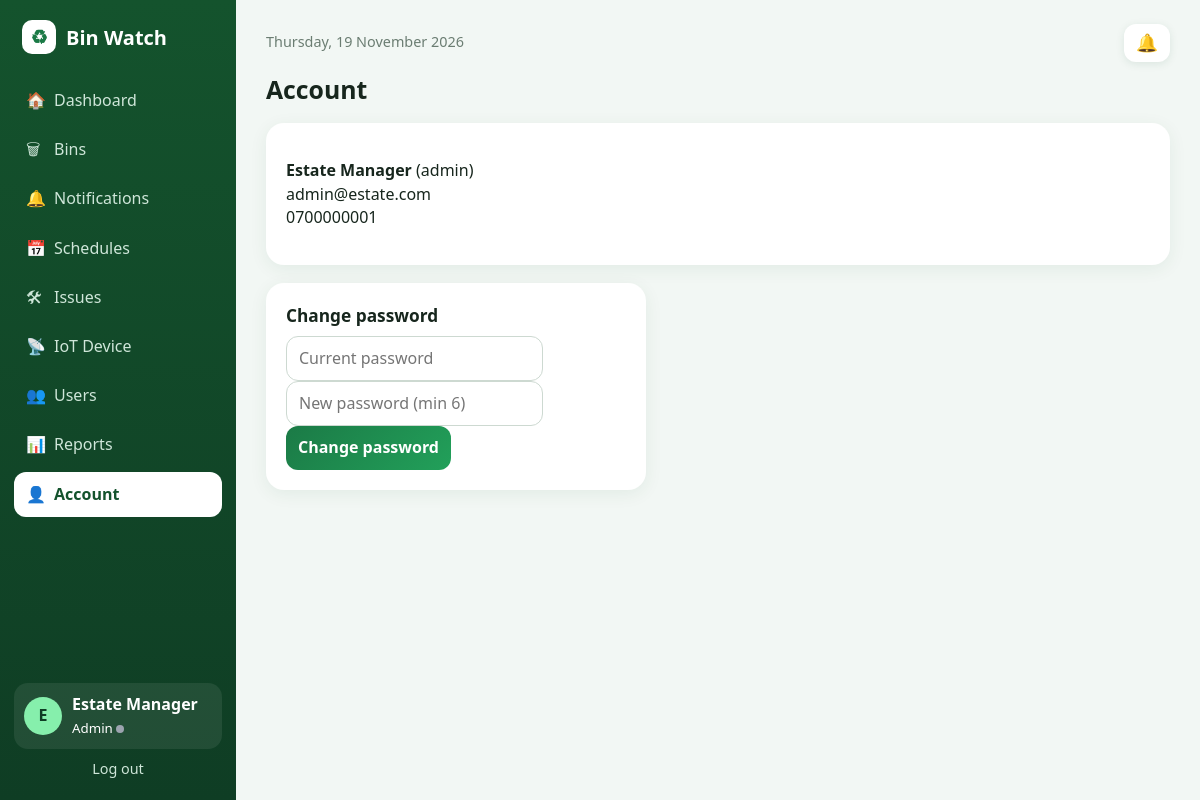
The app's page /account.php (signed in) with its own data.
### tables this page shows
CREATE TABLE users (
  id INT AUTO_INCREMENT PRIMARY KEY,
  name VARCHAR(100) NOT NULL,
  email VARCHAR(120) NOT NULL UNIQUE,
  phone VARCHAR(30) NOT NULL DEFAULT '',
  unit VARCHAR(30) NOT NULL DEFAULT '',
  role ENUM('admin','resident','collector') NOT NULL,
  password_hash VARCHAR(255) NOT NULL,
  created_at DATETIME NOT NULL DEFAULT CURRENT_TIMESTAMP
);

### config.php (called while the page is built, shortened)
<?php
function db() {
    static $pdo = null;
    if (!$pdo) {
        try {
            $pdo = new PDO('mysql:host=' . DB_HOST . ';port=' . DB_PORT . ';dbname=' . DB_NAME . ';charset=utf8mb4',
                DB_USER, DB_PASS, [PDO::ATTR_ERRMODE => PDO::ERRMODE_EXCEPTION, PDO::ATTR_DEFAULT_FETCH_MODE => PDO::FETCH_ASSOC]);
            $pdo->exec("SET time_zone = '+03:00'");
        } catch (PDOException $ex) {
            die('Database connection failed. Is MySQL running in XAMPP and did you import database.sql in phpMyAdmin? (' . htmlspecialchars($ex->getMessage()) . ')');
        }
    }
    return $pdo;
}
function e($s) { return htmlspecialchars((string)$s, ENT_QUOTES, 'UTF-8'); }
function user() { return isset($_SESSION['user']) ? $_SESSION['user'] : null; }
function notif_state($uid) {
    $st = db()->prepare("SELECT COALESCE(MAX(id),0) m, SUM(status='unread') u FROM notifications WHERE user_id=?");
    $st->execute([$uid]);
    $r = $st->fetch();
    return [(int)$r['m'], (int)$r['u']];
}

### account.php (the view, shortened to what this page needs)
<?php
require __DIR__ . '/layout.php';
$u = require_role();
$pdo = db();
$st = $pdo->prepare('SELECT * FROM users WHERE id=?');
$st->execute([$u['id']]);
$me = $st->fetch();
page_start('Account', 'account.php');
?>
<h1>Account</h1>
<div class="card"><p><b><?= e($me['name']) ?></b> (<?= e($me['role']) ?>)<br><?= e($me['email']) ?><br><?= e($me['phone']) ?> <?= $me['unit'] ? ' - Unit ' . e($me['unit']) : '' ?></p></div>
<form method="post" class="card" style="max-width:380px"><h2>Change password</h2><?= csrf() ?>
  <input type="password" name="current" placeholder="Current password" required>
  <input type="password" name="new" placeholder="New password (min 6)" required>
  <button>Change password</button></form>
<?php page_end();

### layout.php (shortened to what this page needs)
<?php
require_once __DIR__ . '/config.php';
function page_start($title, $active = '', $live = false) {
    $u = user();
    $notif = 0; $unread = 0;
    if ($u) list($notif, $unread) = notif_state($u['id']);
    echo '<!DOCTYPE html><html lang="en"><head><meta charset="UTF-8"><meta name="viewport" content="width=device-width, initial-scale=1">';
    echo '<title>' . e($title) . ' - Bin Watch</title><link rel="stylesheet" href="style.css"></head>';
    echo '<body data-live="' . ($live ? 1 : 0) . '" data-notif="' . $notif . '">';
    if ($u) {
        $nav = [['dashboard.php', '&#127968;', 'Dashboard']];
        if ($u['role'] === 'admin') $nav[] = ['bins.php', '&#128465;', 'Bins'];
        $nav[] = ['alerts.php', '&#128276;', 'Notifications'];
        $nav[] = ['schedules.php', '&#128197;', 'Schedules'];
        if ($u['role'] === 'admin') { $nav[] = ['issues.php', '&#128736;', 'Issues']; $nav[] = ['device.php', '&#128225;', 'IoT Device']; $nav[] = ['users.php', '&#128101;', 'Users']; $nav[] = ['reports.php', '&#128202;', 'Reports']; }
        $nav[] = ['account.php', '&#128100;', 'Account'];
        echo '<div class="shell"><aside><div class="brand"><span class="logo">&#9851;</span> Bin Watch</div><nav>';
        foreach ($nav as $n) {
            $badge = '';
            if ($n[0] === 'alerts.php') $badge = ' <span class="badge unread-count"' . ($unread ? '' : ' hidden') . '>' . $unread . '</span>';
            echo '<a href="' . $n[0] . '" class="' . ($n[0] === $active ? 'on' : '') . '"><span><i class="ico">' . $n[1] . '</i>' . $n[2] . '</span>' . $badge . '</a>';
        }
        echo '</nav><div class="me"><div class="avatar">' . e(strtoupper(substr($u['name'], 0, 1))) . '</div><div><b>' . e($u['name']) . '</b><br><small>' . e(ucfirst($u['role'])) . ' <span id="live" class="live" title="Live updates"></span></small></div></div>';
        echo '<a class="logout" href="logout.php">Log out</a></aside><main><div class="topbar"><span class="muted">' . date('l, j F Y') . '</span><a class="bell" href="alerts.php" title="Notifications">&#128276;<span class="badge unread-count"' . ($unread ? '' : ' hidden') . '>' . $unread . '</span></a></div>';
    }
}
function page_end() {
    echo user() ? '</main></div>' : '</main></div>';
    echo '<script src="app.js"></script></body></html>';
}

### style.css (style rules this page uses)
:root { --g9:#0f3d24;--g7:#14532d;--g6:#1b7a46;--g5:#22a05a;--bg:#f2f7f4;--ink:#17261d;--muted:#6b7d72;--line:#e4ece7;--red:#ef4444;--amber:#f59e0b }
* { box-sizing:border-box }
body { margin:0;font-family:"Segoe UI",system-ui,-apple-system,sans-serif;background:var(--bg);color:var(--ink);line-height:1.45 }
a { color:var(--g6);text-decoration:none }
h1 { font-size:1.55rem;margin:0 0 16px }
h2 { font-size:1.08rem;margin:0 0 8px }
.muted { color:var(--muted) }
.shell { display:flex;min-height:100vh }
aside { width:236px;background:linear-gradient(180deg,var(--g7),var(--g9));color:#fff;padding:20px 14px;display:flex;flex-direction:column;position:sticky;top:0;height:100vh }
.brand { font-weight:800;font-size:1.25rem;margin:0 8px 24px;display:flex;align-items:center;gap:10px }
.logo { background:#fff;color:var(--g6);width:34px;height:34px;border-radius:10px;display:grid;place-items:center;font-size:1.2rem }
aside nav a { display:flex;justify-content:space-between;align-items:center;color:#cfe6d9;padding:11px 12px;border-radius:12px;margin-bottom:4px;font-weight:500;transition:.15s;text-decoration:none }
aside nav a.on { background:#fff;color:var(--g7);font-weight:700 }
.ico { font-style:normal;display:inline-block;width:28px }
.me { margin-top:auto;display:flex;gap:10px;align-items:center;padding:10px;background:rgba(255,255,255,.08);border-radius:14px }
.avatar { width:38px;height:38px;border-radius:50%;background:#86efac;color:var(--g9);display:grid;place-items:center;font-weight:800 }
.logout { color:#cfe6d9;text-align:center;margin-top:10px;font-size:.9rem }
.live { display:inline-block;width:8px;height:8px;border-radius:50%;background:#9ca3af }
main { flex:1;min-width:0;padding:24px 30px;max-width:1200px }
.topbar { margin-bottom:6px;font-size:.9rem }
.card { background:#fff;border-radius:18px;padding:20px;margin-bottom:18px;box-shadow:0 4px 18px rgba(20,83,45,.07) }
input,select,textarea,button { font:inherit;padding:10px 12px;border-radius:12px;border:1px solid #cdd9d1;max-width:100%;background:#fff }
button,.btn { background:linear-gradient(135deg,var(--g6),var(--g5));color:#fff;border:0;cursor:pointer;font-weight:600;transition:.15s;display:inline-block }
.topbar { display:flex;justify-content:space-between;align-items:center;margin-bottom:10px }
.bell { background:#fff;border-radius:12px;padding:6px 12px;box-shadow:0 2px 8px rgba(20,83,45,.1);color:var(--ink);font-size:1.1rem;display:inline-flex;gap:6px;align-items:center;text-decoration:none }

### records on screen
users: name "E", name "Estate Manager", role "Admin", role "admin", email "admin@estate.com", phone "0700000001"

### other values on screen
$n[1] "🏠"
$n[2] "Dashboard"
$n[1] "🗑"
$n[2] "Bins"
$n[1] "🔔"
$n[2] "Notifications"
$n[1] "📅"
$n[2] "Schedules"
$n[1] "🛠"
$n[2] "Issues"
$n[1] "📡"
$n[2] "IoT Device"
$n[1] "👥"
$n[2] "Users"
$n[1] "📊"
